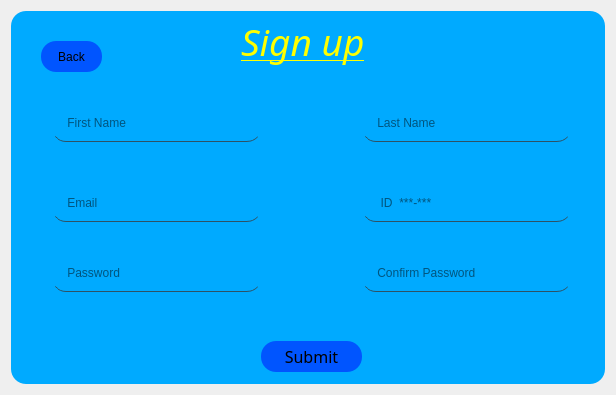
<?xml version="1.0" encoding="UTF-8"?>
<ui version="4.0">
 <class>Dialog</class>
 <widget class="QDialog" name="Dialog">
  <property name="geometry">
   <rect>
    <x>0</x>
    <y>0</y>
    <width>616</width>
    <height>395</height>
   </rect>
  </property>
  <property name="windowTitle">
   <string>Dialog</string>
  </property>
  <layout class="QHBoxLayout" name="horizontalLayout">
   <item>
    <widget class="QWidget" name="widget" native="true">
     <property name="styleSheet">
      <string notr="true">background-color: rgb(0, 170, 255);
border-radius:15px;
</string>
     </property>
     <widget class="QLabel" name="label">
      <property name="geometry">
       <rect>
        <x>230</x>
        <y>0</y>
        <width>141</width>
        <height>61</height>
       </rect>
      </property>
      <property name="font">
       <font>
        <family>Monotype Corsiva</family>
        <pointsize>28</pointsize>
        <weight>50</weight>
        <italic>true</italic>
        <bold>false</bold>
        <underline>true</underline>
       </font>
      </property>
      <property name="styleSheet">
       <string notr="true">color: rgb(255, 255, 0);
font: italic 28pt &quot;Monotype Corsiva&quot;;
text-decoration: underline;

</string>
      </property>
      <property name="text">
       <string>Sign up</string>
      </property>
     </widget>
     <widget class="QLineEdit" name="first_name">
      <property name="geometry">
       <rect>
        <x>40</x>
        <y>100</y>
        <width>211</width>
        <height>31</height>
       </rect>
      </property>
      <property name="styleSheet">
       <string notr="true">background-color:rgba(0, 0, 0, 0);
border:1px solid rgba(0, 0, 0, 0);
border-bottom-color:rgba(46, 82, 101, 255);
color: rgb(0, 0, 0);
padding-bottom:7px;</string>
      </property>
      <property name="alignment">
       <set>Qt::AlignLeading|Qt::AlignLeft|Qt::AlignVCenter</set>
      </property>
      <property name="placeholderText">
       <string>    First Name</string>
      </property>
      <property name="cursorMoveStyle">
       <enum>Qt::LogicalMoveStyle</enum>
      </property>
     </widget>
     <widget class="QLineEdit" name="last_name">
      <property name="geometry">
       <rect>
        <x>350</x>
        <y>100</y>
        <width>211</width>
        <height>31</height>
       </rect>
      </property>
      <property name="styleSheet">
       <string notr="true">background-color:rgba(0, 0, 0, 0);
border:1px solid rgba(0, 0, 0, 0);
border-bottom-color:rgba(46, 82, 101, 255);
color: rgb(0, 0, 0);
padding-bottom:7px;</string>
      </property>
      <property name="alignment">
       <set>Qt::AlignLeading|Qt::AlignLeft|Qt::AlignVCenter</set>
      </property>
      <property name="placeholderText">
       <string>    Last Name</string>
      </property>
      <property name="cursorMoveStyle">
       <enum>Qt::LogicalMoveStyle</enum>
      </property>
     </widget>
     <widget class="QLineEdit" name="signup_email">
      <property name="geometry">
       <rect>
        <x>40</x>
        <y>180</y>
        <width>211</width>
        <height>31</height>
       </rect>
      </property>
      <property name="styleSheet">
       <string notr="true">background-color:rgba(0, 0, 0, 0);
border:1px solid rgba(0, 0, 0, 0);
border-bottom-color:rgba(46, 82, 101, 255);
color: rgb(0, 0, 0);
padding-bottom:7px;</string>
      </property>
      <property name="alignment">
       <set>Qt::AlignLeading|Qt::AlignLeft|Qt::AlignVCenter</set>
      </property>
      <property name="placeholderText">
       <string>    Email</string>
      </property>
      <property name="cursorMoveStyle">
       <enum>Qt::LogicalMoveStyle</enum>
      </property>
     </widget>
     <widget class="QLineEdit" name="signup_id">
      <property name="geometry">
       <rect>
        <x>350</x>
        <y>180</y>
        <width>211</width>
        <height>31</height>
       </rect>
      </property>
      <property name="styleSheet">
       <string notr="true">background-color:rgba(0, 0, 0, 0);
border:1px solid rgba(0, 0, 0, 0);
border-bottom-color:rgba(46, 82, 101, 255);
color: rgb(0, 0, 0);
padding-bottom:7px;</string>
      </property>
      <property name="alignment">
       <set>Qt::AlignLeading|Qt::AlignLeft|Qt::AlignVCenter</set>
      </property>
      <property name="placeholderText">
       <string>     ID  ***-***</string>
      </property>
      <property name="cursorMoveStyle">
       <enum>Qt::LogicalMoveStyle</enum>
      </property>
     </widget>
     <widget class="QLineEdit" name="signup_password">
      <property name="geometry">
       <rect>
        <x>40</x>
        <y>250</y>
        <width>211</width>
        <height>31</height>
       </rect>
      </property>
      <property name="styleSheet">
       <string notr="true">background-color:rgba(0, 0, 0, 0);
border:1px solid rgba(0, 0, 0, 0);
border-bottom-color:rgba(46, 82, 101, 255);
color: rgb(0, 0, 0);
padding-bottom:7px;</string>
      </property>
      <property name="echoMode">
       <enum>QLineEdit::Password</enum>
      </property>
      <property name="alignment">
       <set>Qt::AlignLeading|Qt::AlignLeft|Qt::AlignVCenter</set>
      </property>
      <property name="placeholderText">
       <string>    Password</string>
      </property>
      <property name="cursorMoveStyle">
       <enum>Qt::LogicalMoveStyle</enum>
      </property>
     </widget>
     <widget class="QLineEdit" name="confirm_password">
      <property name="geometry">
       <rect>
        <x>350</x>
        <y>250</y>
        <width>211</width>
        <height>31</height>
       </rect>
      </property>
      <property name="styleSheet">
       <string notr="true">background-color:rgba(0, 0, 0, 0);
border:1px solid rgba(0, 0, 0, 0);
border-bottom-color:rgba(46, 82, 101, 255);
color: rgb(0, 0, 0);
padding-bottom:7px;</string>
      </property>
      <property name="echoMode">
       <enum>QLineEdit::Password</enum>
      </property>
      <property name="alignment">
       <set>Qt::AlignLeading|Qt::AlignLeft|Qt::AlignVCenter</set>
      </property>
      <property name="placeholderText">
       <string>    Confirm Password</string>
      </property>
      <property name="cursorMoveStyle">
       <enum>Qt::LogicalMoveStyle</enum>
      </property>
     </widget>
     <widget class="QPushButton" name="submit_button">
      <property name="geometry">
       <rect>
        <x>250</x>
        <y>330</y>
        <width>101</width>
        <height>31</height>
       </rect>
      </property>
      <property name="font">
       <font>
        <family>Mongolian Baiti</family>
        <pointsize>12</pointsize>
       </font>
      </property>
      <property name="styleSheet">
       <string notr="true">QPushButton{
background-color: rgb(0, 85, 255);

}

QPushButton:hover{
background-color: rgb(0, 143, 214);
	color: rgb(255, 255, 255);

}</string>
      </property>
      <property name="text">
       <string>Submit</string>
      </property>
     </widget>
     <widget class="QLabel" name="error_2">
      <property name="geometry">
       <rect>
        <x>50</x>
        <y>300</y>
        <width>401</width>
        <height>20</height>
       </rect>
      </property>
      <property name="styleSheet">
       <string notr="true">color: rgb(255, 0, 0);</string>
      </property>
      <property name="text">
       <string/>
      </property>
     </widget>
     <widget class="QPushButton" name="back_button">
      <property name="geometry">
       <rect>
        <x>30</x>
        <y>30</y>
        <width>61</width>
        <height>31</height>
       </rect>
      </property>
      <property name="styleSheet">
       <string notr="true">QPushButton{
background-color: rgb(0, 85, 255);

}

QPushButton:hover{
background-color: rgb(0, 143, 214);
	color: rgb(255, 255, 255);

}</string>
      </property>
      <property name="text">
       <string>Back</string>
      </property>
      <property name="icon">
       <iconset resource="../../../Qt Desiger/Icon.qrc">
        <normaloff>:/icon/Icon/arrow-left-circle.svg</normaloff>:/icon/Icon/arrow-left-circle.svg</iconset>
      </property>
      <property name="checkable">
       <bool>false</bool>
      </property>
     </widget>
     <widget class="QLabel" name="error_3">
      <property name="geometry">
       <rect>
        <x>190</x>
        <y>290</y>
        <width>321</width>
        <height>31</height>
       </rect>
      </property>
      <property name="styleSheet">
       <string notr="true">background:transparent;
color: rgb(255, 255, 0);</string>
      </property>
      <property name="text">
       <string/>
      </property>
     </widget>
    </widget>
   </item>
  </layout>
 </widget>
 <resources>
  <include location="../../../Qt Desiger/Icon.qrc"/>
 </resources>
 <connections/>
</ui>
